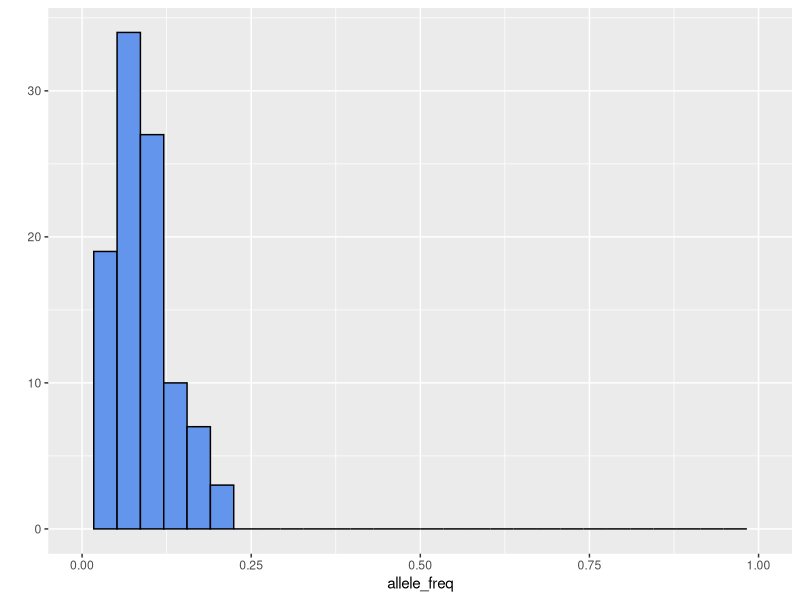
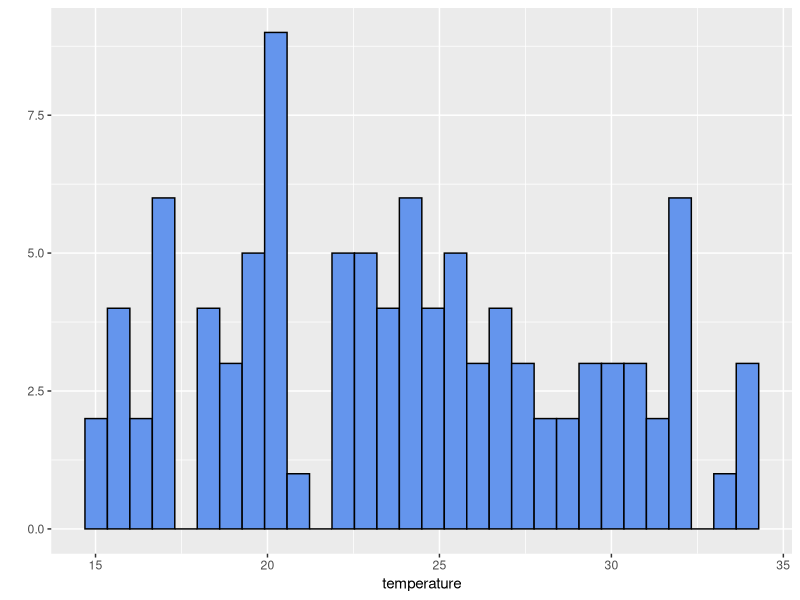
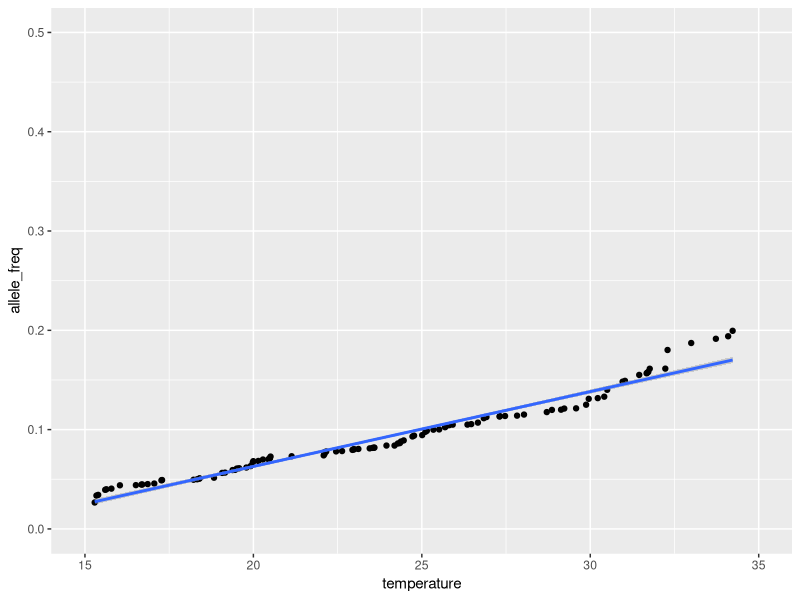
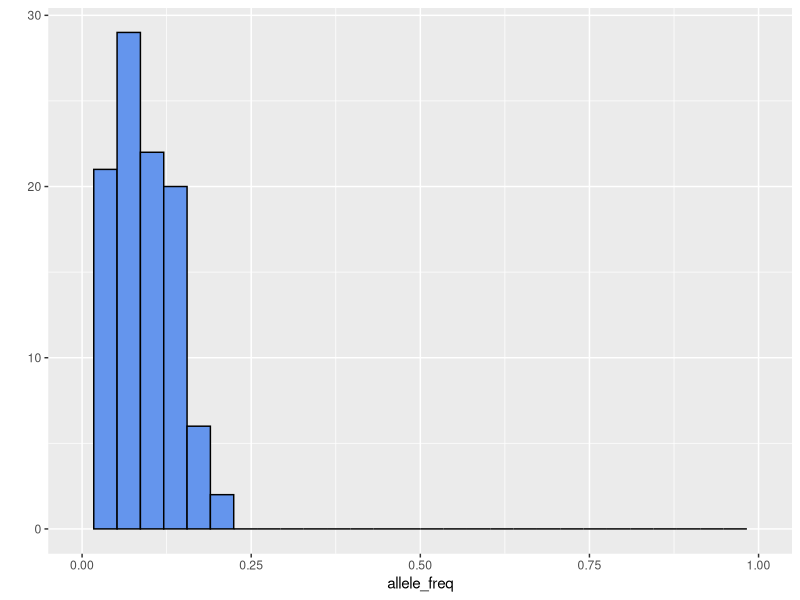
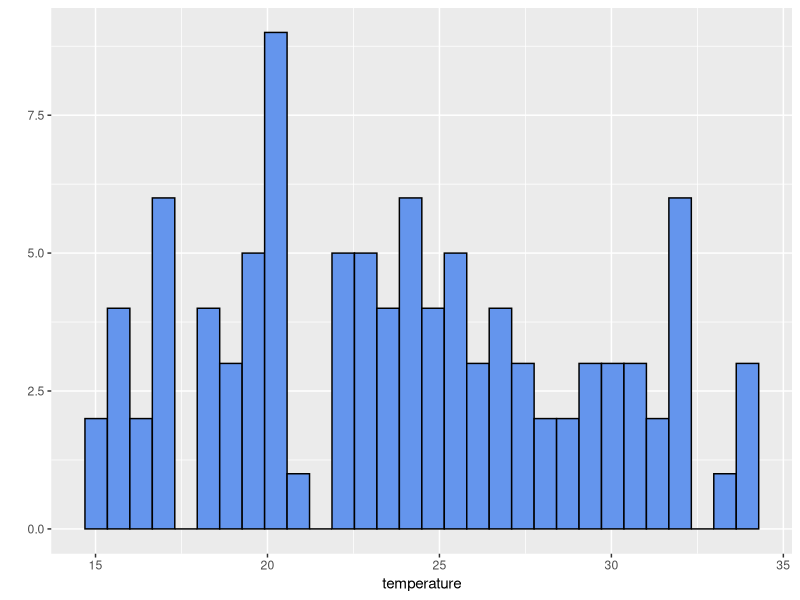
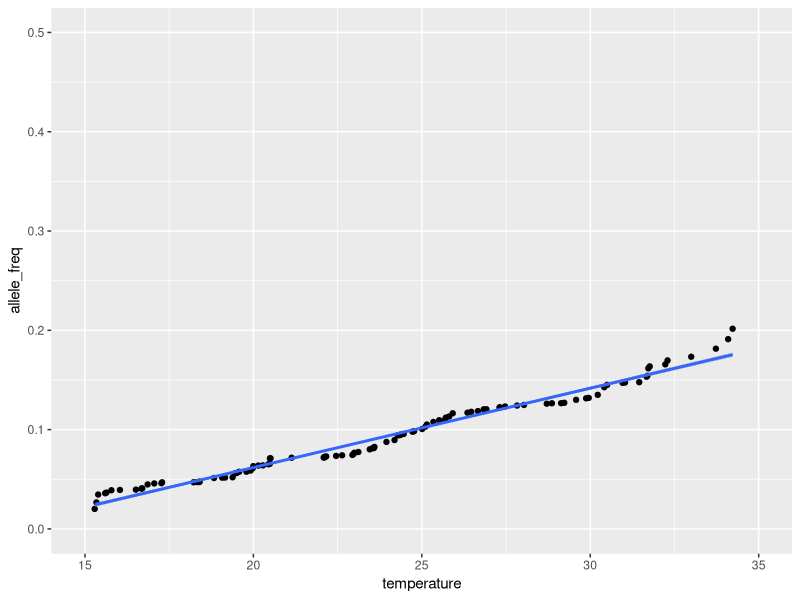
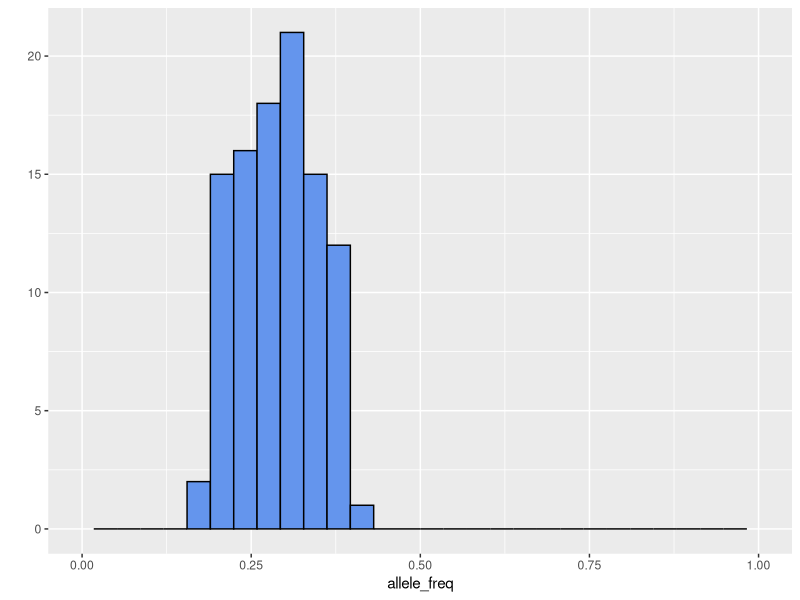
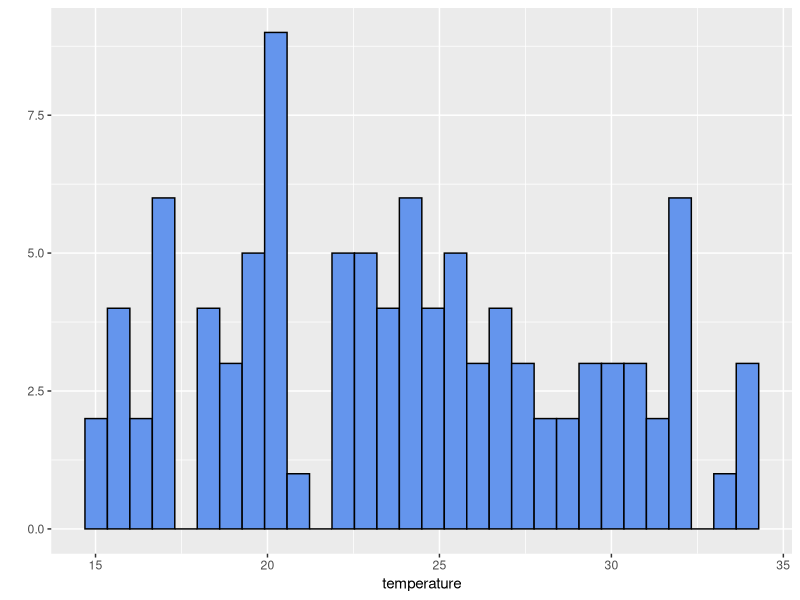

Write the R code that produced these figures, in order.
## ---- chunk 1
library(ggplot2)
library(MASS)
library(tidyverse)
## ---- chunk 2
n=100 # number of populations

# simulate allele frequencies for an adaptive trait at a single locus across 100 populations
allele_freq <- sort(rbeta(n=n, shape1=5, shape2=50))
qplot(x=allele_freq, xlim=c(0,1), color=I("black"), fill=I("cornflowerblue")) # checking how the distribution looks
print(mean(allele_freq))
print(var(allele_freq))

# shape1 (alpha) is similar to minor allele occurrence 
# shape2 (beta) is similar to major allele occurrence
# beta probability distribution will give minor allele frequency for the populations)
# mean is alpha/(alpha+beta)
# variance is approximate to how wide the distribution is and magnitude of shape1 and shape2

# simulate temperatures for 100 populations (this won't change)
set.seed(10)
temperature <- sort(runif(n=n, min=15, max=35)) # some hot temperatures, some cold, but average is ~25C
# mean = shape * scale
# variance = shape * scale^2
qplot(x=temperature, color=I("black"), fill=I("cornflowerblue"))

id <- c(1:n) # column with individual IDs

dist_df <- data.frame(id, temperature, allele_freq) # putting together the dataframe

df_lm <- lm(allele_freq~temperature, data=dist_df) # linear model for the data
print(summary(df_lm))
lm_list <- unlist(summary(df_lm))
model_sig <- list(intercept=lm_list$coefficients1, slope=lm_list$coefficients2, intercept_p=lm_list$coefficients7, slope_p=lm_list$coefficients8, r_sq=lm_list$r.squared)
print(model_sig)

sim_plot <- ggplot(data=dist_df, aes(x=temperature,y=allele_freq)) +
  xlim(15,35) +
  ylim(0,0.5) +
  geom_point() + 
  stat_smooth(method=lm, level=0.90) # default level=0.95 
print(sim_plot)

## ---- chunk 3
n=100 

allele_freq <- sort(rbeta(n=n, shape1=5, shape2=50))
qplot(x=allele_freq, xlim=c(0,1), color=I("black"), fill=I("cornflowerblue")) 
print(mean(allele_freq))
print(var(allele_freq))

set.seed(10)
temperature <- sort(runif(n=n, min=15, max=35)) 
qplot(x=temperature, color=I("black"), fill=I("cornflowerblue"))

id <- c(1:n) 

dist_df <- data.frame(id, temperature, allele_freq)

df_lm <- lm(allele_freq~temperature, data=dist_df) 
print(summary(df_lm))
lm_list <- unlist(summary(df_lm))
model_sig <- list(intercept=lm_list$coefficients1, slope=lm_list$coefficients2, intercept_p=lm_list$coefficients7, slope_p=lm_list$coefficients8, r_sq=lm_list$r.squared)
print(model_sig)

sim_plot <- ggplot(data=dist_df, aes(x=temperature,y=allele_freq)) +
  xlim(15,35) +
  ylim(0,0.5) +
  geom_point() + 
  stat_smooth(method=lm, level=0.90) 
print(sim_plot)

## ---- chunk 4
allele_freq <- sort(rbeta(n=n, shape1=20, shape2=50)) # changing from 5 to 20
qplot(x=allele_freq, xlim=c(0,1), color=I("black"), fill=I("cornflowerblue")) 
print(mean(allele_freq)) # The mean allele frequency is now much higher
print(var(allele_freq))

set.seed(10)
temperature <- sort(runif(n=n, min=15, max=35)) 
qplot(x=temperature, color=I("black"), fill=I("cornflowerblue"))

id <- c(1:n) 

dist_df <- data.frame(id, temperature, allele_freq)

df_lm <- lm(allele_freq~temperature, data=dist_df) 
print(summary(df_lm))
lm_list <- unlist(summary(df_lm))
model_sig <- list(intercept=lm_list$coefficients1, slope=lm_list$coefficients2, intercept_p=lm_list$coefficients7, slope_p=lm_list$coefficients8, r_sq=lm_list$r.squared)
print(model_sig) 

sim_plot <- ggplot(data=dist_df, aes(x=temperature,y=allele_freq)) +
  xlim(15,35) +
  ylim(0,0.5) +
  geom_point() + 
  stat_smooth(method=lm, level=0.90) 
print(sim_plot)

## ---- chunk 5
allele_freq <- sort(rbeta(n=n, shape1=5, shape2=10)) # decreased from original by 1 order of magnitude
qplot(x=allele_freq, xlim=c(0,1), color=I("black"), fill=I("cornflowerblue")) 
print(mean(allele_freq)) # The mean allele frequency is now much higher
print(var(allele_freq))

set.seed(10)
temperature <- sort(runif(n=n, min=15, max=35)) 
qplot(x=temperature, color=I("black"), fill=I("cornflowerblue"))

id <- c(1:n) 

dist_df <- data.frame(id, temperature, allele_freq)

df_lm <- lm(allele_freq~temperature, data=dist_df) 
print(summary(df_lm))
lm_list <- unlist(summary(df_lm))
model_sig <- list(intercept=lm_list$coefficients1, slope=lm_list$coefficients2, intercept_p=lm_list$coefficients7, slope_p=lm_list$coefficients8, r_sq=lm_list$r.squared)
print(model_sig) 

sim_plot <- ggplot(data=dist_df, aes(x=temperature,y=allele_freq)) +
  xlim(15,35) +
  ylim(0,0.5) +
  geom_point() + 
  stat_smooth(method=lm, level=0.90) 
print(sim_plot)
